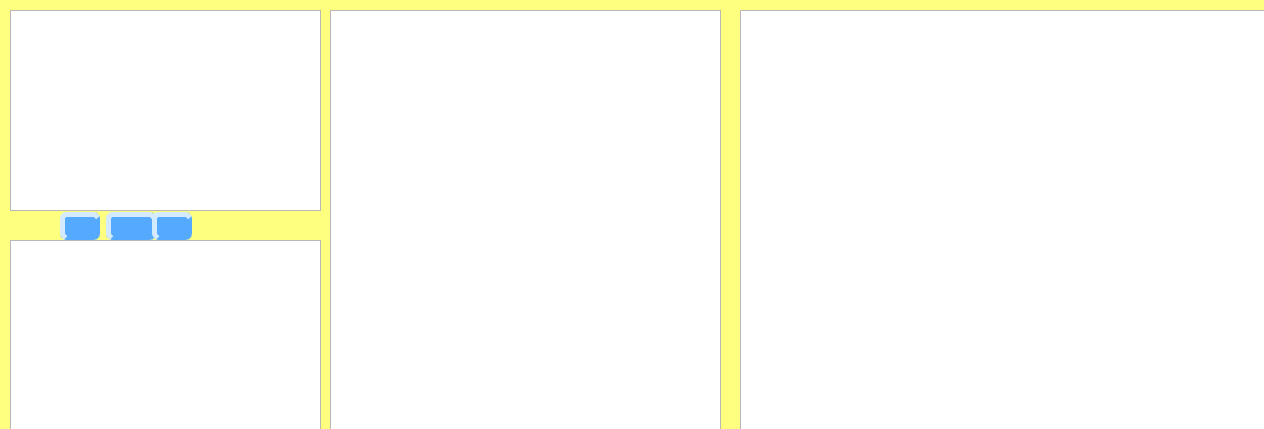
<?xml version="1.0" encoding="UTF-8"?>
<ui version="4.0">
 <class>Dialog</class>
 <widget class="QDialog" name="Dialog">
  <property name="geometry">
   <rect>
    <x>0</x>
    <y>0</y>
    <width>1264</width>
    <height>429</height>
   </rect>
  </property>
  <property name="minimumSize">
   <size>
    <width>0</width>
    <height>0</height>
   </size>
  </property>
  <property name="maximumSize">
   <size>
    <width>16777215</width>
    <height>16777215</height>
   </size>
  </property>
  <property name="font">
   <font>
    <family>Times New Roman</family>
    <weight>75</weight>
    <bold>true</bold>
   </font>
  </property>
  <property name="windowTitle">
   <string>Класс ЧС</string>
  </property>
  <property name="styleSheet">
   <string notr="true">QDialog{
background-color:#ffff7f
}
QPushButton{
background-color:#55aaff;
border-style:outset;
padding:2px;
border-width:5px;
border-radius:7px;
border-color:#55aaff;
}
</string>
  </property>
  <widget class="QTableView" name="tVClass">
   <property name="geometry">
    <rect>
     <x>10</x>
     <y>10</y>
     <width>311</width>
     <height>201</height>
    </rect>
   </property>
   <property name="styleSheet">
    <string notr="true">QDialog{background-color:rgb(255, 255, 127);}</string>
   </property>
   <property name="editTriggers">
    <set>QAbstractItemView::NoEditTriggers</set>
   </property>
   <property name="selectionMode">
    <enum>QAbstractItemView::SingleSelection</enum>
   </property>
   <property name="selectionBehavior">
    <enum>QAbstractItemView::SelectRows</enum>
   </property>
  </widget>
  <widget class="QWidget" name="layoutWidget_3">
   <property name="geometry">
    <rect>
     <x>60</x>
     <y>210</y>
     <width>132</width>
     <height>32</height>
    </rect>
   </property>
   <layout class="QHBoxLayout" name="horizontalLayout">
    <item>
     <widget class="QPushButton" name="BtnAddClass">
      <property name="toolTip">
       <string>Добавить</string>
      </property>
      <property name="text">
       <string/>
      </property>
      <property name="icon">
       <iconset>
        <normaloff>../../../Downloads/add-file.png</normaloff>../../../Downloads/add-file.png</iconset>
      </property>
     </widget>
    </item>
    <item>
     <widget class="QPushButton" name="BtnDelClass">
      <property name="minimumSize">
       <size>
        <width>50</width>
        <height>0</height>
       </size>
      </property>
      <property name="toolTip">
       <string>Удалить</string>
      </property>
      <property name="text">
       <string/>
      </property>
      <property name="icon">
       <iconset>
        <normaloff>../../../Downloads/delete.png</normaloff>../../../Downloads/delete.png</iconset>
      </property>
     </widget>
    </item>
    <item>
     <widget class="QPushButton" name="BtnSaveClass">
      <property name="toolTip">
       <string>Сохранить</string>
      </property>
      <property name="text">
       <string/>
      </property>
      <property name="icon">
       <iconset>
        <normaloff>../../../Downloads/diskette.png</normaloff>../../../Downloads/diskette.png</iconset>
      </property>
     </widget>
    </item>
   </layout>
  </widget>
  <widget class="QTableView" name="tVVid">
   <property name="geometry">
    <rect>
     <x>330</x>
     <y>10</y>
     <width>391</width>
     <height>431</height>
    </rect>
   </property>
   <property name="minimumSize">
    <size>
     <width>0</width>
     <height>0</height>
    </size>
   </property>
   <property name="maximumSize">
    <size>
     <width>16777215</width>
     <height>16777215</height>
    </size>
   </property>
   <property name="selectionMode">
    <enum>QAbstractItemView::ExtendedSelection</enum>
   </property>
   <property name="selectionBehavior">
    <enum>QAbstractItemView::SelectItems</enum>
   </property>
   <attribute name="horizontalHeaderDefaultSectionSize">
    <number>150</number>
   </attribute>
  </widget>
  <widget class="QTableView" name="tVGroup">
   <property name="geometry">
    <rect>
     <x>10</x>
     <y>240</y>
     <width>311</width>
     <height>201</height>
    </rect>
   </property>
   <property name="minimumSize">
    <size>
     <width>0</width>
     <height>0</height>
    </size>
   </property>
   <property name="maximumSize">
    <size>
     <width>16777215</width>
     <height>16777215</height>
    </size>
   </property>
   <property name="editTriggers">
    <set>QAbstractItemView::AnyKeyPressed|QAbstractItemView::DoubleClicked|QAbstractItemView::EditKeyPressed|QAbstractItemView::SelectedClicked</set>
   </property>
   <property name="selectionMode">
    <enum>QAbstractItemView::ExtendedSelection</enum>
   </property>
   <property name="selectionBehavior">
    <enum>QAbstractItemView::SelectItems</enum>
   </property>
   <attribute name="horizontalHeaderDefaultSectionSize">
    <number>200</number>
   </attribute>
  </widget>
  <widget class="QWidget" name="layoutWidget_2">
   <property name="geometry">
    <rect>
     <x>110</x>
     <y>440</y>
     <width>132</width>
     <height>32</height>
    </rect>
   </property>
   <layout class="QHBoxLayout" name="horizontalLayout_2">
    <item>
     <widget class="QPushButton" name="BtnAddGroup">
      <property name="toolTip">
       <string>Добавить</string>
      </property>
      <property name="text">
       <string/>
      </property>
      <property name="icon">
       <iconset>
        <normaloff>../../../Downloads/add-file.png</normaloff>../../../Downloads/add-file.png</iconset>
      </property>
     </widget>
    </item>
    <item>
     <widget class="QPushButton" name="BtnDelGroup">
      <property name="minimumSize">
       <size>
        <width>50</width>
        <height>0</height>
       </size>
      </property>
      <property name="toolTip">
       <string>Удалить</string>
      </property>
      <property name="text">
       <string/>
      </property>
      <property name="icon">
       <iconset>
        <normaloff>../../../Downloads/delete.png</normaloff>../../../Downloads/delete.png</iconset>
      </property>
     </widget>
    </item>
    <item>
     <widget class="QPushButton" name="BtnSaveGroup">
      <property name="toolTip">
       <string>Сохранить</string>
      </property>
      <property name="text">
       <string/>
      </property>
      <property name="icon">
       <iconset>
        <normaloff>../../../Downloads/diskette.png</normaloff>../../../Downloads/diskette.png</iconset>
      </property>
     </widget>
    </item>
   </layout>
  </widget>
  <widget class="QWidget" name="layoutWidget_4">
   <property name="geometry">
    <rect>
     <x>490</x>
     <y>440</y>
     <width>132</width>
     <height>32</height>
    </rect>
   </property>
   <layout class="QHBoxLayout" name="horizontalLayout_3">
    <item>
     <widget class="QPushButton" name="BtnAddVid">
      <property name="toolTip">
       <string>Добавить</string>
      </property>
      <property name="text">
       <string/>
      </property>
      <property name="icon">
       <iconset>
        <normaloff>../../../Downloads/add-file.png</normaloff>../../../Downloads/add-file.png</iconset>
      </property>
     </widget>
    </item>
    <item>
     <widget class="QPushButton" name="BtnDelVid">
      <property name="minimumSize">
       <size>
        <width>50</width>
        <height>0</height>
       </size>
      </property>
      <property name="toolTip">
       <string>Удалить</string>
      </property>
      <property name="text">
       <string/>
      </property>
      <property name="icon">
       <iconset>
        <normaloff>../../../Downloads/delete.png</normaloff>../../../Downloads/delete.png</iconset>
      </property>
     </widget>
    </item>
    <item>
     <widget class="QPushButton" name="BtnSaveVid">
      <property name="toolTip">
       <string>Сохранить</string>
      </property>
      <property name="text">
       <string/>
      </property>
      <property name="icon">
       <iconset>
        <normaloff>../../../Downloads/diskette.png</normaloff>../../../Downloads/diskette.png</iconset>
      </property>
     </widget>
    </item>
   </layout>
  </widget>
  <widget class="QTableView" name="tVDirectory">
   <property name="geometry">
    <rect>
     <x>740</x>
     <y>10</y>
     <width>541</width>
     <height>431</height>
    </rect>
   </property>
   <property name="minimumSize">
    <size>
     <width>0</width>
     <height>0</height>
    </size>
   </property>
   <property name="maximumSize">
    <size>
     <width>16777215</width>
     <height>16777215</height>
    </size>
   </property>
   <property name="selectionMode">
    <enum>QAbstractItemView::ExtendedSelection</enum>
   </property>
   <property name="selectionBehavior">
    <enum>QAbstractItemView::SelectRows</enum>
   </property>
  </widget>
  <widget class="QWidget" name="layoutWidget_5">
   <property name="geometry">
    <rect>
     <x>830</x>
     <y>440</y>
     <width>198</width>
     <height>34</height>
    </rect>
   </property>
   <layout class="QHBoxLayout" name="horizontalLayout_6">
    <item>
     <layout class="QHBoxLayout" name="horizontalLayout_7">
      <item>
       <widget class="QPushButton" name="BtnDelDirect">
        <property name="toolTip">
         <string>Удалить</string>
        </property>
        <property name="text">
         <string/>
        </property>
        <property name="icon">
         <iconset>
          <normaloff>../../../Downloads/delete.png</normaloff>../../../Downloads/delete.png</iconset>
        </property>
       </widget>
      </item>
      <item>
       <widget class="QPushButton" name="BtnSaveDirect">
        <property name="toolTip">
         <string>Сохранить</string>
        </property>
        <property name="text">
         <string/>
        </property>
        <property name="icon">
         <iconset>
          <normaloff>../../../Downloads/diskette.png</normaloff>../../../Downloads/diskette.png</iconset>
        </property>
       </widget>
      </item>
      <item>
       <widget class="QPushButton" name="BtnAddDirect">
        <property name="toolTip">
         <string>Добавить</string>
        </property>
        <property name="text">
         <string/>
        </property>
        <property name="icon">
         <iconset>
          <normaloff>../../../Downloads/add-file.png</normaloff>../../../Downloads/add-file.png</iconset>
        </property>
       </widget>
      </item>
      <item>
       <widget class="QPushButton" name="BtnRefreshDirect">
        <property name="toolTip">
         <string>Сохранить</string>
        </property>
        <property name="text">
         <string/>
        </property>
        <property name="icon">
         <iconset>
          <normaloff>../../../Downloads/refresh.png</normaloff>../../../Downloads/refresh.png</iconset>
        </property>
       </widget>
      </item>
      <item>
       <widget class="QPushButton" name="BtnCancelDirect">
        <property name="toolTip">
         <string>Сохранить</string>
        </property>
        <property name="text">
         <string/>
        </property>
        <property name="icon">
         <iconset>
          <normaloff>../../../Downloads/multiply.png</normaloff>../../../Downloads/multiply.png</iconset>
        </property>
       </widget>
      </item>
     </layout>
    </item>
   </layout>
  </widget>
 </widget>
 <resources/>
 <connections/>
</ui>
